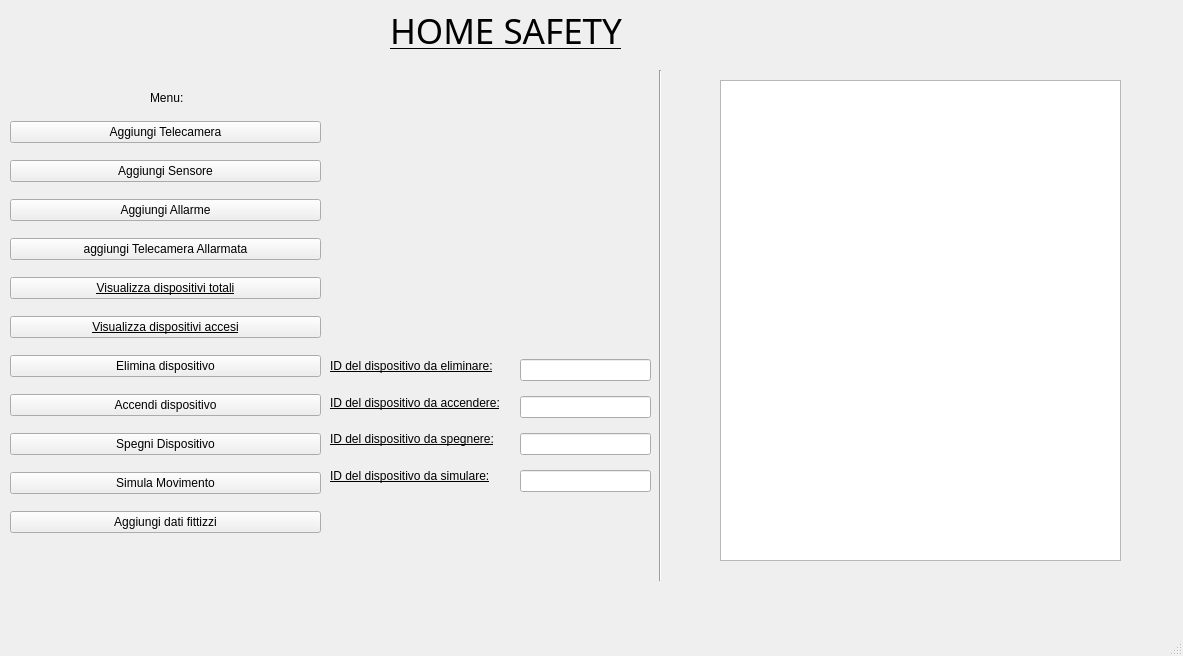
<?xml version="1.0" encoding="UTF-8"?>
<ui version="4.0">
 <class>MainWindow</class>
 <widget class="QMainWindow" name="MainWindow">
  <property name="geometry">
   <rect>
    <x>0</x>
    <y>0</y>
    <width>1183</width>
    <height>656</height>
   </rect>
  </property>
  <property name="font">
   <font>
    <underline>true</underline>
   </font>
  </property>
  <property name="windowTitle">
   <string>MainWindow</string>
  </property>
  <widget class="QWidget" name="centralwidget">
   <widget class="QLabel" name="Titolo">
    <property name="geometry">
     <rect>
      <x>390</x>
      <y>0</y>
      <width>291</width>
      <height>61</height>
     </rect>
    </property>
    <property name="font">
     <font>
      <family>Tempus Sans ITC</family>
      <pointsize>26</pointsize>
      <underline>true</underline>
     </font>
    </property>
    <property name="text">
     <string>HOME SAFETY</string>
    </property>
    <property name="textFormat">
     <enum>Qt::PlainText</enum>
    </property>
   </widget>
   <widget class="QLabel" name="aggiungidispositivo">
    <property name="geometry">
     <rect>
      <x>150</x>
      <y>90</y>
      <width>131</width>
      <height>16</height>
     </rect>
    </property>
    <property name="font">
     <font>
      <underline>false</underline>
     </font>
    </property>
    <property name="text">
     <string>Menu:</string>
    </property>
   </widget>
   <widget class="Line" name="line">
    <property name="geometry">
     <rect>
      <x>650</x>
      <y>70</y>
      <width>20</width>
      <height>511</height>
     </rect>
    </property>
    <property name="orientation">
     <enum>Qt::Vertical</enum>
    </property>
   </widget>
   <widget class="QWidget" name="verticalLayoutWidget">
    <property name="geometry">
     <rect>
      <x>10</x>
      <y>110</y>
      <width>311</width>
      <height>441</height>
     </rect>
    </property>
    <layout class="QVBoxLayout" name="verticalLayout">
     <item>
      <widget class="QPushButton" name="aggTelecamera">
       <property name="font">
        <font>
         <underline>false</underline>
        </font>
       </property>
       <property name="text">
        <string>Aggiungi Telecamera</string>
       </property>
      </widget>
     </item>
     <item>
      <widget class="QPushButton" name="aggSensore">
       <property name="font">
        <font>
         <underline>false</underline>
        </font>
       </property>
       <property name="text">
        <string>Aggiungi Sensore</string>
       </property>
      </widget>
     </item>
     <item>
      <widget class="QPushButton" name="aggAllarme">
       <property name="font">
        <font>
         <underline>false</underline>
        </font>
       </property>
       <property name="text">
        <string>Aggiungi Allarme</string>
       </property>
      </widget>
     </item>
     <item>
      <widget class="QPushButton" name="aggTelAll">
       <property name="font">
        <font>
         <underline>false</underline>
        </font>
       </property>
       <property name="text">
        <string>aggiungi Telecamera Allarmata</string>
       </property>
      </widget>
     </item>
     <item>
      <widget class="QPushButton" name="visualizza">
       <property name="text">
        <string>Visualizza dispositivi totali</string>
       </property>
      </widget>
     </item>
     <item>
      <widget class="QPushButton" name="visualizzaAccesi">
       <property name="text">
        <string>Visualizza dispositivi accesi</string>
       </property>
      </widget>
     </item>
     <item>
      <widget class="QPushButton" name="elimDispositivo">
       <property name="font">
        <font>
         <underline>false</underline>
        </font>
       </property>
       <property name="text">
        <string>Elimina dispositivo</string>
       </property>
      </widget>
     </item>
     <item>
      <widget class="QPushButton" name="accendi">
       <property name="font">
        <font>
         <underline>false</underline>
        </font>
       </property>
       <property name="text">
        <string>Accendi dispositivo</string>
       </property>
      </widget>
     </item>
     <item>
      <widget class="QPushButton" name="spegni">
       <property name="font">
        <font>
         <underline>false</underline>
        </font>
       </property>
       <property name="text">
        <string>Spegni Dispositivo</string>
       </property>
      </widget>
     </item>
     <item>
      <widget class="QPushButton" name="simulaMovimento">
       <property name="font">
        <font>
         <underline>false</underline>
        </font>
       </property>
       <property name="text">
        <string>Simula Movimento</string>
       </property>
      </widget>
     </item>
     <item>
      <widget class="QPushButton" name="aggiungiDati">
       <property name="font">
        <font>
         <underline>false</underline>
        </font>
       </property>
       <property name="text">
        <string>Aggiungi dati fittizzi</string>
       </property>
      </widget>
     </item>
    </layout>
   </widget>
   <widget class="QTextEdit" name="visDispositivi">
    <property name="geometry">
     <rect>
      <x>720</x>
      <y>80</y>
      <width>401</width>
      <height>481</height>
     </rect>
    </property>
    <property name="font">
     <font>
      <underline>false</underline>
     </font>
    </property>
   </widget>
   <widget class="QLabel" name="messaggio">
    <property name="geometry">
     <rect>
      <x>380</x>
      <y>530</y>
      <width>271</width>
      <height>41</height>
     </rect>
    </property>
    <property name="text">
     <string/>
    </property>
   </widget>
   <widget class="QWidget" name="verticalLayoutWidget_2">
    <property name="geometry">
     <rect>
      <x>520</x>
      <y>350</y>
      <width>131</width>
      <height>151</height>
     </rect>
    </property>
    <layout class="QVBoxLayout" name="verticalLayout_2">
     <item>
      <widget class="QLineEdit" name="id_elimina">
       <property name="font">
        <font>
         <underline>false</underline>
        </font>
       </property>
      </widget>
     </item>
     <item>
      <widget class="QLineEdit" name="id_accendi">
       <property name="font">
        <font>
         <underline>false</underline>
        </font>
       </property>
      </widget>
     </item>
     <item>
      <widget class="QLineEdit" name="id_spegni">
       <property name="font">
        <font>
         <underline>false</underline>
        </font>
       </property>
      </widget>
     </item>
     <item>
      <widget class="QLineEdit" name="id_simula">
       <property name="font">
        <font>
         <underline>false</underline>
        </font>
       </property>
      </widget>
     </item>
    </layout>
   </widget>
   <widget class="QWidget" name="verticalLayoutWidget_3">
    <property name="geometry">
     <rect>
      <x>330</x>
      <y>350</y>
      <width>184</width>
      <height>141</height>
     </rect>
    </property>
    <layout class="QVBoxLayout" name="verticalLayout_3">
     <item>
      <widget class="QLabel" name="label">
       <property name="text">
        <string>ID del dispositivo da eliminare:</string>
       </property>
      </widget>
     </item>
     <item>
      <widget class="QLabel" name="label_2">
       <property name="text">
        <string>ID del dispositivo da accendere:</string>
       </property>
      </widget>
     </item>
     <item>
      <widget class="QLabel" name="label_3">
       <property name="text">
        <string>ID del dispositivo da spegnere:</string>
       </property>
      </widget>
     </item>
     <item>
      <widget class="QLabel" name="label_4">
       <property name="text">
        <string>ID del dispositivo da simulare:</string>
       </property>
      </widget>
     </item>
    </layout>
   </widget>
  </widget>
  <widget class="QMenuBar" name="menubar">
   <property name="geometry">
    <rect>
     <x>0</x>
     <y>0</y>
     <width>1183</width>
     <height>25</height>
    </rect>
   </property>
  </widget>
  <widget class="QStatusBar" name="statusbar"/>
 </widget>
 <resources/>
 <connections/>
</ui>
